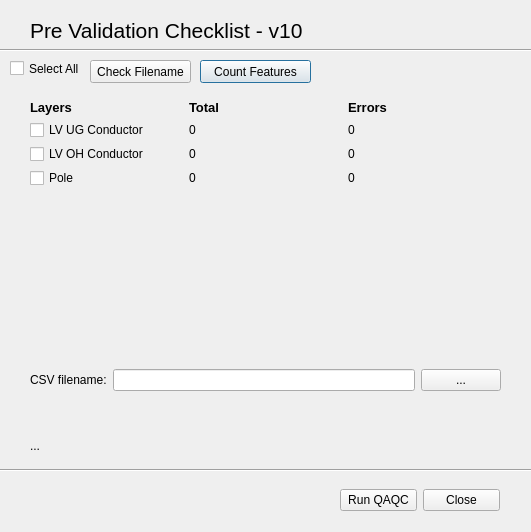
<?xml version="1.0" encoding="UTF-8"?>
<ui version="4.0">
 <class>lv_pre_validationDialogBase</class>
 <widget class="QDialog" name="lv_pre_validationDialogBase">
  <property name="geometry">
   <rect>
    <x>0</x>
    <y>0</y>
    <width>531</width>
    <height>532</height>
   </rect>
  </property>
  <property name="windowTitle">
   <string>LV Pre Validation</string>
  </property>
  <widget class="QLabel" name="label_title">
   <property name="geometry">
    <rect>
     <x>30</x>
     <y>10</y>
     <width>321</width>
     <height>41</height>
    </rect>
   </property>
   <property name="font">
    <font>
     <family>Arial</family>
     <pointsize>16</pointsize>
    </font>
   </property>
   <property name="text">
    <string>Pre Validation Checklist - v10</string>
   </property>
  </widget>
  <widget class="Line" name="line">
   <property name="geometry">
    <rect>
     <x>0</x>
     <y>40</y>
     <width>801</width>
     <height>20</height>
    </rect>
   </property>
   <property name="orientation">
    <enum>Qt::Horizontal</enum>
   </property>
  </widget>
  <widget class="QCheckBox" name="checkBox_all">
   <property name="geometry">
    <rect>
     <x>10</x>
     <y>60</y>
     <width>70</width>
     <height>17</height>
    </rect>
   </property>
   <property name="text">
    <string>Select All</string>
   </property>
  </widget>
  <widget class="QPushButton" name="pushButton_count">
   <property name="geometry">
    <rect>
     <x>200</x>
     <y>60</y>
     <width>111</width>
     <height>23</height>
    </rect>
   </property>
   <property name="text">
    <string>Count Features</string>
   </property>
  </widget>
  <widget class="QPushButton" name="pushButton_filename">
   <property name="geometry">
    <rect>
     <x>90</x>
     <y>60</y>
     <width>101</width>
     <height>23</height>
    </rect>
   </property>
   <property name="text">
    <string>Check Filename</string>
   </property>
  </widget>
  <widget class="Line" name="line_2">
   <property name="geometry">
    <rect>
     <x>0</x>
     <y>460</y>
     <width>801</width>
     <height>20</height>
    </rect>
   </property>
   <property name="orientation">
    <enum>Qt::Horizontal</enum>
   </property>
  </widget>
  <widget class="QWidget" name="horizontalLayoutWidget">
   <property name="geometry">
    <rect>
     <x>340</x>
     <y>480</y>
     <width>160</width>
     <height>41</height>
    </rect>
   </property>
   <layout class="QHBoxLayout" name="horizontalLayout">
    <item>
     <widget class="QPushButton" name="pushButton_qaqc">
      <property name="text">
       <string>Run QAQC</string>
      </property>
     </widget>
    </item>
    <item>
     <widget class="QDialogButtonBox" name="button_box">
      <property name="orientation">
       <enum>Qt::Horizontal</enum>
      </property>
      <property name="standardButtons">
       <set>QDialogButtonBox::Close</set>
      </property>
     </widget>
    </item>
   </layout>
  </widget>
  <widget class="QWidget" name="gridLayoutWidget_2">
   <property name="geometry">
    <rect>
     <x>30</x>
     <y>100</y>
     <width>471</width>
     <height>87</height>
    </rect>
   </property>
   <layout class="QGridLayout" name="gridLayout_2">
    <item row="2" column="0">
     <widget class="QCheckBox" name="checkBox_lvoh">
      <property name="text">
       <string>LV OH Conductor</string>
      </property>
     </widget>
    </item>
    <item row="2" column="1">
     <widget class="QLabel" name="count_lvoh">
      <property name="font">
       <font>
        <weight>50</weight>
        <bold>false</bold>
       </font>
      </property>
      <property name="text">
       <string>0</string>
      </property>
     </widget>
    </item>
    <item row="1" column="2">
     <widget class="QLabel" name="err_lvug">
      <property name="font">
       <font>
        <weight>50</weight>
        <bold>false</bold>
       </font>
      </property>
      <property name="text">
       <string>0</string>
      </property>
     </widget>
    </item>
    <item row="3" column="0">
     <widget class="QCheckBox" name="checkBox_pole">
      <property name="text">
       <string>Pole</string>
      </property>
     </widget>
    </item>
    <item row="3" column="2">
     <widget class="QLabel" name="err_pole">
      <property name="text">
       <string>0</string>
      </property>
     </widget>
    </item>
    <item row="3" column="1">
     <widget class="QLabel" name="count_pole">
      <property name="font">
       <font>
        <weight>50</weight>
        <bold>false</bold>
       </font>
      </property>
      <property name="text">
       <string>0</string>
      </property>
     </widget>
    </item>
    <item row="1" column="1">
     <widget class="QLabel" name="count_lvug">
      <property name="font">
       <font>
        <weight>50</weight>
        <bold>false</bold>
       </font>
      </property>
      <property name="text">
       <string>0</string>
      </property>
     </widget>
    </item>
    <item row="2" column="2">
     <widget class="QLabel" name="err_lvoh">
      <property name="text">
       <string>0</string>
      </property>
     </widget>
    </item>
    <item row="1" column="0">
     <widget class="QCheckBox" name="checkBox_lvug">
      <property name="text">
       <string>LV UG Conductor</string>
      </property>
     </widget>
    </item>
    <item row="0" column="0">
     <widget class="QLabel" name="label">
      <property name="font">
       <font>
        <pointsize>10</pointsize>
        <weight>75</weight>
        <bold>true</bold>
       </font>
      </property>
      <property name="text">
       <string>Layers</string>
      </property>
     </widget>
    </item>
    <item row="0" column="1">
     <widget class="QLabel" name="label_2">
      <property name="font">
       <font>
        <pointsize>10</pointsize>
        <weight>75</weight>
        <bold>true</bold>
       </font>
      </property>
      <property name="text">
       <string>Total</string>
      </property>
     </widget>
    </item>
    <item row="0" column="2">
     <widget class="QLabel" name="label_3">
      <property name="font">
       <font>
        <pointsize>10</pointsize>
        <weight>75</weight>
        <bold>true</bold>
       </font>
      </property>
      <property name="text">
       <string>Errors</string>
      </property>
     </widget>
    </item>
   </layout>
  </widget>
  <widget class="QWidget" name="verticalLayoutWidget">
   <property name="geometry">
    <rect>
     <x>30</x>
     <y>430</y>
     <width>471</width>
     <height>31</height>
    </rect>
   </property>
   <layout class="QVBoxLayout" name="verticalLayout">
    <item>
     <widget class="QLabel" name="label_message">
      <property name="lineWidth">
       <number>3</number>
      </property>
      <property name="text">
       <string>...</string>
      </property>
     </widget>
    </item>
   </layout>
  </widget>
  <widget class="QWidget" name="horizontalLayoutWidget_2">
   <property name="geometry">
    <rect>
     <x>30</x>
     <y>340</y>
     <width>471</width>
     <height>80</height>
    </rect>
   </property>
   <layout class="QHBoxLayout" name="horizontalLayout_2">
    <item>
     <widget class="QLabel" name="label_csv">
      <property name="text">
       <string>CSV filename:</string>
      </property>
     </widget>
    </item>
    <item>
     <widget class="QLineEdit" name="lineEdit_csv"/>
    </item>
    <item>
     <widget class="QPushButton" name="pushButton_csv">
      <property name="text">
       <string>...</string>
      </property>
     </widget>
    </item>
   </layout>
  </widget>
 </widget>
 <resources/>
 <connections>
  <connection>
   <sender>button_box</sender>
   <signal>accepted()</signal>
   <receiver>lv_pre_validationDialogBase</receiver>
   <slot>accept()</slot>
   <hints>
    <hint type="sourcelabel">
     <x>20</x>
     <y>20</y>
    </hint>
    <hint type="destinationlabel">
     <x>20</x>
     <y>20</y>
    </hint>
   </hints>
  </connection>
  <connection>
   <sender>button_box</sender>
   <signal>rejected()</signal>
   <receiver>lv_pre_validationDialogBase</receiver>
   <slot>reject()</slot>
   <hints>
    <hint type="sourcelabel">
     <x>20</x>
     <y>20</y>
    </hint>
    <hint type="destinationlabel">
     <x>20</x>
     <y>20</y>
    </hint>
   </hints>
  </connection>
 </connections>
</ui>
